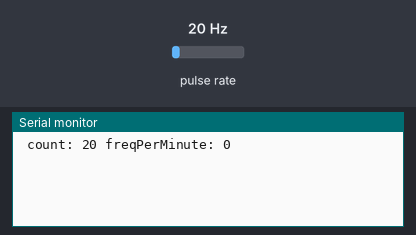
A sketch run on a simulated Arduino Uno, built with avr-gcc and run on an emulated ATmega328P. On the bench: the last lines printed to the serial monitor. Wiring (inferred from the names in the program): pulse sensor: data pin 2. The test bench sets the inputs (shaded band); at power-on: pulse rate 20 Hz.

Above: at 1.2 s.
1.3 s: pulse rate (sensor on pin 2) set to 4 Hz
At 2.6 s:
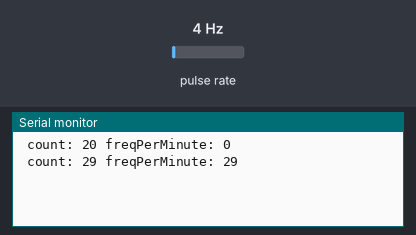
2.8 s: pulse rate (sensor on pin 2) set to 50 Hz
At 3.5 s:
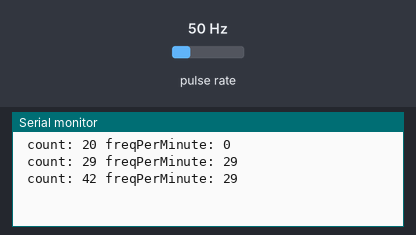
Timing chart, 0 to 5.8 s (numbered marks = the images above; inputs shaded):
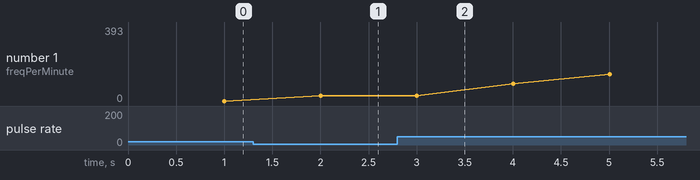

Measured:
- after the input at 1.3 s, the serial monitor: prints a new line after 0.70 s (image 1)
- after the input at 2.8 s, the serial monitor: prints a new line after 0.20 s (image 2)
- plotted number 1: 0 → 29 after the input at 1.3 s, 29 → 393 after the input at 2.8 s

The sketch:

caudalimeter-buffer.ino
```cpp
#include "Caudalimeter.h"
#include "CaudalimeterSampler.h"

#define CAUDALIMETER_PIN 2
#define WAIT_FOR_LOG_TIME 1000
#define CAUDALIMETER_BUFFER_SIZE 60
#define CAUDALIMETER_SAMPLE_RATE 1000

Caudalimeter caudalimeter(CAUDALIMETER_PIN);
CaudalimeterSampler caudalimeterSampler(&caudalimeter, CAUDALIMETER_BUFFER_SIZE, CAUDALIMETER_SAMPLE_RATE);
Wait waitforLog(WAIT_FOR_LOG_TIME);

void caudalimeterTick() {
  caudalimeter.tick();
}

void setup() {
  Serial.begin(9600);

  caudalimeter.begin(caudalimeterTick);
}

void loop() {

  caudalimeterSampler.sample();

  if (waitforLog.done()) {
    noInterrupts();

    Serial.print(" count: ");
    Serial.print(caudalimeter.getTickCount());

    Serial.print(" freqPerMinute: ");
    Serial.print(caudalimeterSampler.getFrequency());

    Serial.println();

    interrupts();
  }

}
```

Caudalimeter.cpp
```cpp
#include "Caudalimeter.h"
#include "Arduino.h"

Caudalimeter::Caudalimeter(const unsigned int pin) {
  _pin = pin;
}

void Caudalimeter::begin(const TickCallback tickCalback) {
  // pull up works with falling
  pinMode(_pin, INPUT_PULLUP);

  // The only way to pass pointer to member function as pointer to functiosn
  // https://isocpp.org/wiki/faq/pointers-to-members#fnptr-vs-memfnptr-types
  attachInterrupt(digitalPinToInterrupt(_pin), tickCalback, FALLING);
}

void Caudalimeter::tick() {
  _tickCount++;
}

unsigned long Caudalimeter::getTickCount() {
  return _tickCount;
}
```

Caudalimeter.h
```cpp
#ifndef Caudalimeter_h
#define Caudalimeter_h

typedef void(*TickCallback)();

class Caudalimeter {
public:
  Caudalimeter(const unsigned int pin);
  void begin(const TickCallback tickCalback);
  void tick();
  unsigned long getTickCount();

private:
  unsigned int _pin;
  unsigned long _tickCount;
};

#endif
```

CaudalimeterSampler.cpp
```cpp
#include "CaudalimeterSampler.h"

CaudalimeterSampler::CaudalimeterSampler(Caudalimeter* caudalimeter, const unsigned int bufferSize, const unsigned int sampleRateInMillis) {
  _waitForSample = new Wait(sampleRateInMillis);
  _buffer = new CircularBuffer(bufferSize);
  _caudalimeter = caudalimeter;
}

void CaudalimeterSampler::sample() {
  if (_waitForSample->done()) {
    _buffer->push(_caudalimeter->getTickCount());
    _frequency = _buffer->getLast() - _buffer->getFirst();
  }
}

const unsigned int CaudalimeterSampler::getFrequency() {
  return _frequency;
}
```

CaudalimeterSampler.h
```cpp
#ifndef CaudalimeterSampler_h
#define CaudalimeterSampler_h

#include "Wait.h"
#include "CircularBuffer.h"
#include "Caudalimeter.h"

class CaudalimeterSampler {
public:
  CaudalimeterSampler(Caudalimeter* caudalimeter, const unsigned int bufferSize, const unsigned int sampleRateInMillis);
  void sample();
  const unsigned int getFrequency();

private:
  Wait* _waitForSample;
  CircularBuffer* _buffer;
  Caudalimeter* _caudalimeter;
  unsigned long _frequency;
};

#endif
```

CircularBuffer.cpp
```cpp
#include "CircularBuffer.h"
//#include "Arduino.h"

CircularBuffer::CircularBuffer(const unsigned int size) {
  _size = size;
  for (int i = 0; i < _size; i++) {
    _data[i] = 0;
  }
}

void CircularBuffer::push(const unsigned long value) {
  moveLastIndex();
  moveFirstIndex();

  _data[_lastIndex] = value;

  // Serial.print(" first: ");
  // Serial.print(_firstIndex);

  // Serial.print(" last: ");
  // Serial.print(_lastIndex);

  // Serial.print("[");
  // for (int i = 0; i < _size; i++) {
  //   Serial.print(_data[i]);
  //   Serial.print(",");
  // }
  // Serial.print("]");
}

const unsigned long CircularBuffer::getFirst() {
  return _data[_firstIndex];
}

const unsigned long CircularBuffer::getLast() {
  return _data[_lastIndex];
}

void CircularBuffer::moveLastIndex() {
  if (_lastIndex == _size - 1) {
    _lastIndex = 0;
    _hasToMoveFirstIndex = true;
  }
  else {
    _lastIndex++;
  }
}

void CircularBuffer::moveFirstIndex() {
  if (_hasToMoveFirstIndex) {
    if (_firstIndex == _size - 1) {
      _firstIndex = 0;
    }
    else {
      _firstIndex++;
    }
  }
}
```

CircularBuffer.h
```cpp
#ifndef CircularBuffer_h
#define CircularBuffer_h

class CircularBuffer {
public:
  CircularBuffer(const unsigned int size);
  void push(const unsigned long);
  const unsigned long getFirst();
  const unsigned long getLast();

private:
  unsigned int _size;
  unsigned long _data[100];
  unsigned int _firstIndex = 0;
  unsigned int _lastIndex = 0;
  bool _hasToMoveFirstIndex = false;

  void moveLastIndex();
  void moveFirstIndex();
};

#endif
```

Wait.cpp
```cpp
#include "Arduino.h"
#include "Wait.h"

Wait::Wait(const unsigned int waitTimeInmillis) {
  _waitTimeForLoopInmillis = waitTimeInmillis;
  _lastLoopTimestamp = 0;
}

const bool Wait::done() {
  const unsigned long nowTimestamp = millis();
  const unsigned long gap = nowTimestamp - _lastLoopTimestamp;
  bool isDone = false;

  if (gap > _waitTimeForLoopInmillis) {
    isDone = true;

    // Update last timestamp so difference between calls is > waitTimeInmillis
    _lastLoopTimestamp = nowTimestamp;
  }

  return isDone;
}
```

Wait.h
```cpp
#ifndef Wait_h
#define Wait_h

class Wait {
public:
  Wait(const unsigned int waitTimeInmillis);
  const bool done();

private:
  unsigned int _waitTimeForLoopInmillis;
  unsigned long _lastLoopTimestamp;
};

#endif
```
